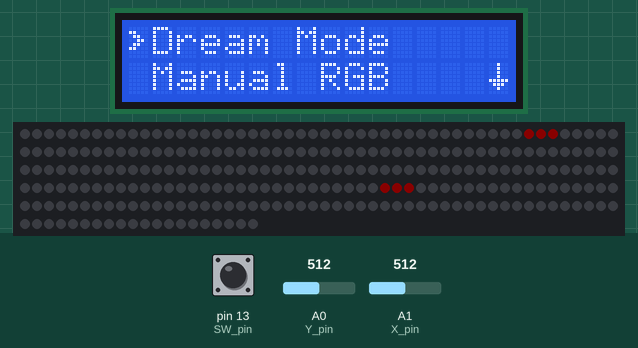
A sketch run on a simulated Arduino Uno, built with avr-gcc and run on an emulated ATmega328P. On the bench: 16×2 character LCD, 270 RGB LEDs in strip order, left to right, continuing on the next row. The test bench sets the inputs (shaded band); at power-on: pin 13 (SW_pin) HIGH, A1 (X_pin) = 512, A0 (Y_pin) = 512. Dim RGB values are drawn brighter than linear; random numbers use the default seed unless the sketch sets one.

Above: at 4.2 s.
4.3 s: pin 13 (SW_pin) pulled LOW for 0.15 s
At 7.0 s:
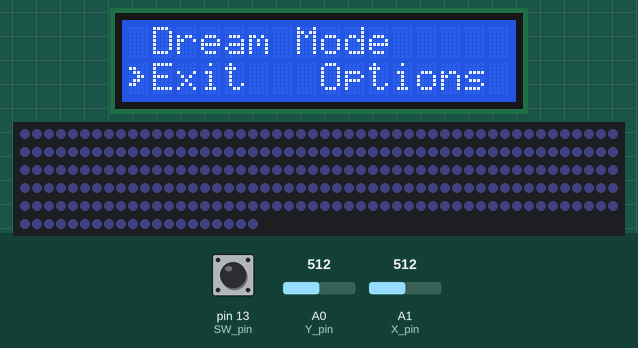
7.4 s: A1 (X_pin) set to 457
10.4 s: A1 (X_pin) set to 425
At 11.2 s:
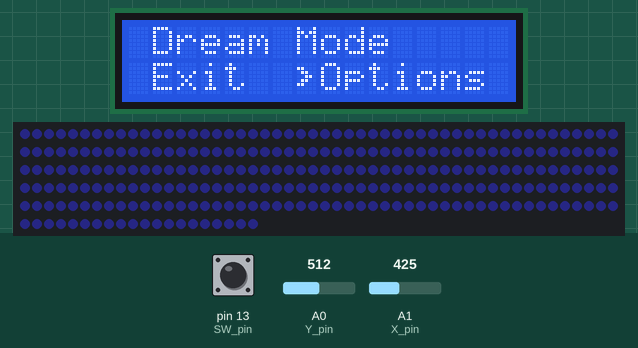
13.4 s: pin 13 (SW_pin) pulled LOW for 1 s
At 15.1 s:
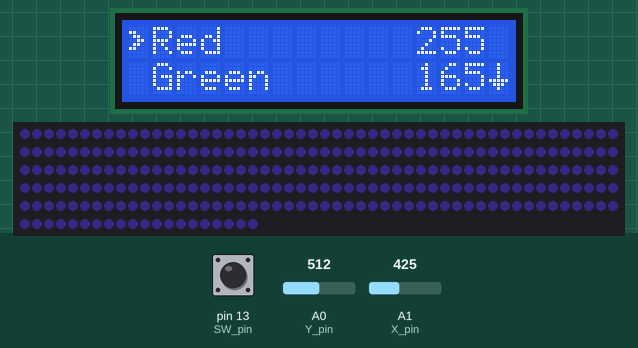
15.9 s: A0 (Y_pin) set to 844
17.9 s: A0 (Y_pin) set to 861
At 18.16 s:
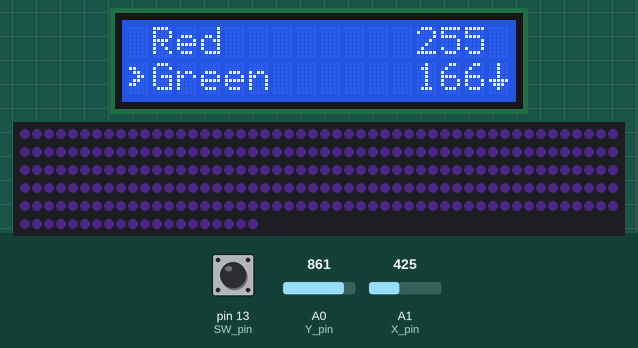
Timing chart, 0 to 20.9 s (numbered marks = the images above; inputs shaded):
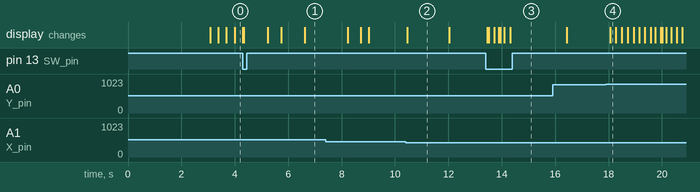

Measured:
- the behaviour switches between 444 and 443 on A1 (X_pin) (found by bisection; images 1 and 2)
- the behaviour switches between 851 and 852 on A0 (Y_pin) (found by bisection; images 3 and 4)
- after the input at 13.4 s, the display: first changes after 0.06 s (image 3 shows a later state)

The sketch:

Arduino-Carlware.ino
```cpp
#include <LiquidCrystal.h>
#include <FastLED.h>

#define LED_PIN 11
#define NUM_LEDS 270
#define LED_TYPE WS2812B
#define COLOR_ORDER GRB

const int SW_pin = 13;
const int X_pin = 1;
const int Y_pin = 0;

int interval_inputHandler = 30;
int interval_actionDelay = 200;
int interval_LiquidCrystal = 50;
int interval_displayLED = 20;
int interval_Seed = 10000;

int Seed[2][3];
int Display[3];
int masterLED[2];
int leftRight;

// Tracking variables for the timings // maybe put these into a struc type
unsigned long previousTime_actionDelay;
unsigned long previousTime_inputHandler;
unsigned long previousTime_LiquidCrystal;
unsigned long previousTime_displayLED;
unsigned long previousTime_randomSeed;
unsigned long currentTime;

const char *mainMenu[] = {"Dream Mode    ",
                          "Manual RGB    ",
                          "Daylight Sim  ",
                          "Meditation    "};

const char *optionMenu[] = {"Red       ",
                            "Green     ",
                            "Blue      ",
                            "Brightness"};

CRGB leds[NUM_LEDS];
LiquidCrystal lcd(1, 2, 4, 5, 6, 7);

struct menu
{

  int indexNumber[2];
  int indexPosition[2];
  int indexLevel;

  bool exitOptions = false;

  int num_mainMenu = sizeof(mainMenu) / sizeof(mainMenu[0]);
  int num_optionMenu = sizeof(optionMenu) / sizeof(optionMenu[0]);

  int optionValue[4]; // should equal the number of options in option menu

} menuData;

struct flags
{

  bool upFlag = false;
  bool downFlag = false;
  bool rightFlag = false;
  bool leftFlag = false;
  bool clickFlag = false;

} analogFlag;

bool startUpFlag = true;

void displayMainMenu();
void displaySelectMenu();
void displayRGBOptionMenu();
void readInputs();
void inputHandler();

void advanceMainMenuUp();
void advanceMainMenuDown();

void advanceSelectMenuLeft();
void advanceSelectMenuRight();

void advanceRGBMenuUp();
void advanceRGBMenuDown();
void advanceRGBMenuLeft();
void advanceRGBMenuRight();

void clickFlagHandler();

void modeRGB();
void modeDefault();
void modeDream();
void modeDaylight();
void modeMeditation();

void setup()
{
  lcd.begin(16, 2);
  pinMode(SW_pin, INPUT);
  digitalWrite(SW_pin, HIGH);
  byte upArrow[8] = {
      B00100,
      B01110,
      B11111,
      B00100,
      B00100,
      B00100,
      B00100,
  };
  byte downArrow[8] = {
      B00100,
      B00100,
      B00100,
      B00100,
      B11111,
      B01110,
      B00100,
  };
  byte selectArrow[8] = {
      B00000,
      B11000,
      B01100,
      B00110,
      B01100,
      B11000,
      B00000,
  };
  lcd.createChar(1, upArrow);
  lcd.createChar(2, downArrow);
  lcd.createChar(3, selectArrow);
  delay(3000);                                                                                    // LED power-up delay, safety first 8^)
  FastLED.addLeds<LED_TYPE, LED_PIN, COLOR_ORDER>(leds, NUM_LEDS).setCorrection(TypicalLEDStrip); // Init for FastLED

  menuData.optionValue[0] = 255; // Red
  menuData.optionValue[1] = 165; // Green
  menuData.optionValue[2] = 0;   // Blue
  menuData.optionValue[3] = 10;  // Brightness
}

void readInputs()
{
  currentTime = millis();
  if (currentTime - previousTime_actionDelay > interval_actionDelay)
  {

    int xAxis = map(analogRead(X_pin), 0, 1200, 100, 0);
    int offsetFromX = 58;                    // slop offset
    leftRight = ((xAxis - offsetFromX) / 6); // -43 to 0 Left, 0 to 43 is Right

    if (leftRight <= -1)
    {
      previousTime_actionDelay = currentTime;
      analogFlag.leftFlag = true;
    }
    if (leftRight >= 1)
    {
      previousTime_actionDelay = currentTime;
      analogFlag.rightFlag = true;
    }

    int yAxis = map(analogRead(Y_pin), 0, 1200, 100, 0);
    if (yAxis > 80)
    {
      previousTime_actionDelay = currentTime;
      analogFlag.upFlag = true;
    }
    if (yAxis < 30)
    {
      previousTime_actionDelay = currentTime;
      analogFlag.downFlag = true;
    }

    if (digitalRead(SW_pin) == LOW)
    {
      previousTime_actionDelay = currentTime;
      analogFlag.clickFlag = true;
    }
  }
}

void advanceMainMenuUp()
{
  if (menuData.indexPosition[0] == 0 && menuData.indexNumber[0] > 0)
  {
    menuData.indexNumber[0] = menuData.indexNumber[0] - 1;
  }
  else if (menuData.indexPosition[0] == 1)
  {
    menuData.indexPosition[0] = 0;
  }
}

void advanceMainMenuDown()
{
  if (menuData.indexPosition[0] == 1 && menuData.indexNumber[0] < (menuData.num_mainMenu - 2))
  {
    menuData.indexNumber[0] = menuData.indexNumber[0] + 1;
  }
  else if (menuData.indexPosition[0] == 0)
  {
    menuData.indexPosition[0] = 1;
  }
}

void advanceRGBMenuUp()
{
  if (menuData.indexPosition[1] == 0 && menuData.indexNumber[1] > 0)
  {
    menuData.indexNumber[1] = menuData.indexNumber[1] - 1;
  }
  else if (menuData.indexPosition[1] == 1)
  {
    menuData.indexPosition[1] = 0;
  }
}

void advanceRGBMenuDown()
{
  if (menuData.indexPosition[1] == 1 && menuData.indexNumber[1] < (menuData.num_mainMenu - 2))
  {
    menuData.indexNumber[1] = menuData.indexNumber[1] + 1;
  }
  else if (menuData.indexPosition[1] == 0)
  {
    menuData.indexPosition[1] = 1;
  }
}

void advanceSelectMenuLeft()
{
  if (menuData.exitOptions == true)
  {
    menuData.exitOptions = false;
  }
}

void advanceSelectMenuRight()
{
  if (menuData.exitOptions == false)
  {
    menuData.exitOptions = true;
  }
}

void advanceRGBMenuLeft()
{
  if (menuData.indexPosition[1] == 1)
  {
    if (menuData.optionValue[menuData.indexNumber[1] + 1] + leftRight > 0)
    {
      menuData.optionValue[menuData.indexNumber[1] + 1] += leftRight;
    }
    else
    {
      menuData.optionValue[menuData.indexNumber[1] + 1] = 0;
    }
  }
  else if (menuData.indexPosition[1] == 0)
  {
    if (menuData.optionValue[menuData.indexNumber[1]] + leftRight > 0)
    {
      menuData.optionValue[menuData.indexNumber[1]] += leftRight;
    }
    else
    {
      menuData.optionValue[menuData.indexNumber[1]] = 0;
    }
  }
}

void advanceRGBMenuRight()
{
  if (menuData.indexPosition[1] == 1)
  {
    if (menuData.optionValue[menuData.indexNumber[1] + 1] + 1 + leftRight < 255)
    {
      menuData.optionValue[menuData.indexNumber[1] + 1] += leftRight;
    }
    else
    {
      menuData.optionValue[menuData.indexNumber[1] + 1] = 255;
    }
  }
  else if (menuData.indexPosition[1] == 0)
  {
    if (menuData.optionValue[menuData.indexNumber[1]] + 1 + leftRight < 255)
    {
      menuData.optionValue[menuData.indexNumber[1]] += leftRight;
    }
    else
    {
      menuData.optionValue[menuData.indexNumber[1]] = 255;
    }
  }
}

void clickFlagHandler()
{
  if (menuData.indexLevel == 0)
  {
    menuData.indexLevel++;
    lcd.clear();
  }
  else if (menuData.indexLevel == 1 && menuData.exitOptions == false)
  {
    menuData.indexLevel = 0;
    lcd.clear();
  }
  else if (menuData.indexLevel == 1 && menuData.exitOptions == true)
  {
    menuData.indexLevel++;
    lcd.clear();
  }
  else
  {
    menuData.indexLevel = 1;
    menuData.exitOptions = false;
    lcd.clear();
  }
}

void inputHandler()
{
  currentTime = millis();
  if (currentTime - previousTime_inputHandler > interval_inputHandler)
  {
    previousTime_inputHandler = currentTime;

    if (analogFlag.upFlag)
    {
      analogFlag.upFlag = false;
      if (menuData.indexLevel == 0)
      {
        advanceMainMenuUp();
      }
      else if (menuData.indexLevel == 2)
      {
        advanceRGBMenuUp();
      }
    }
    else if (analogFlag.downFlag)
    {
      analogFlag.downFlag = false;
      if (menuData.indexLevel == 0)
      {
        advanceMainMenuDown();
      }
      else if (menuData.indexLevel == 2)
      {
        advanceRGBMenuDown();
      }
    }
    else if (analogFlag.leftFlag)
    {
      analogFlag.leftFlag = false;
      if (menuData.indexLevel == 1)
      {
        advanceSelectMenuLeft();
      }
      else if (menuData.indexLevel == 2)
      {
        advanceRGBMenuLeft();
      }
    }
    else if (analogFlag.rightFlag)
    {
      analogFlag.rightFlag = false;
      if (menuData.indexLevel == 1)
      {
        advanceSelectMenuRight();
      }
      else if (menuData.indexLevel == 2)
      {
        advanceRGBMenuRight();
      }
    }

    if (analogFlag.clickFlag)
    {
      analogFlag.clickFlag = false;
      clickFlagHandler();
    }
  }
}

void displayMainMenu()
{
  currentTime = millis();
  if (currentTime - previousTime_LiquidCrystal > interval_LiquidCrystal)
  {
    previousTime_LiquidCrystal = currentTime;

    if (menuData.indexPosition[0] == 0)
    {
      lcd.setCursor(0, 0);
      lcd.write(3); // selectArrow
      lcd.setCursor(0, 1);
      lcd.print(" ");
    }
    if (menuData.indexPosition[0] == 1)
    {
      lcd.setCursor(0, 1);
      lcd.write(3); // selectArrow
      lcd.setCursor(0, 0);
      lcd.print(" ");
    }
    if (menuData.indexNumber[0] == 0)
    {
      lcd.setCursor(15, 1);
      lcd.write(2); // downArrow
      lcd.setCursor(15, 0);
      lcd.print(" ");
    }

    if (menuData.indexNumber[0] > 0 && menuData.indexNumber[0] < menuData.num_mainMenu - 2)
    {
      lcd.setCursor(15, 0);
      lcd.write(1); // upArrow
      lcd.setCursor(15, 1);
      lcd.write(2); // downArrow
    }
    if (menuData.indexNumber[0] == menuData.num_mainMenu - 2)
    {
      lcd.setCursor(15, 0);
      lcd.write(1); // upArrow
      lcd.setCursor(15, 1);
      lcd.print(" ");
    }

    lcd.setCursor(1, 0);

    lcd.print(mainMenu[menuData.indexNumber[0]]);
    lcd.setCursor(1, 1);

    lcd.print(mainMenu[menuData.indexNumber[0] + 1]);
  }
}

void displaySelectMenu()
{
  currentTime = millis();
  if (currentTime - previousTime_LiquidCrystal > interval_LiquidCrystal)
  {
    previousTime_LiquidCrystal = currentTime;
    lcd.setCursor(1, 0);
    if (menuData.indexPosition[0] == 1)
    {
      lcd.print(mainMenu[menuData.indexNumber[0] + 1]);
    }
    else
    {
      lcd.print(mainMenu[menuData.indexNumber[0]]);
    }

    lcd.setCursor(1, 1);
    lcd.print("Exit");
    lcd.setCursor(8, 1);
    lcd.print("Options");

    if (menuData.exitOptions)
    {
      lcd.setCursor(7, 1);
      lcd.write(3);
      lcd.setCursor(0, 1);
      lcd.print(" ");
    }
    else
    {
      lcd.setCursor(0, 1);
      lcd.write(3);
      lcd.setCursor(7, 1);
      lcd.print(" ");
    }
  }
}

void displayRGBOptionMenu()
{
  currentTime = millis();
  if (currentTime - previousTime_LiquidCrystal > interval_LiquidCrystal)
  {
    previousTime_LiquidCrystal = currentTime;

    if (menuData.indexPosition[1] == 0)
    {
      lcd.setCursor(0, 0);
      lcd.write(3); // selectArrow
      lcd.setCursor(0, 1);
      lcd.print(" ");
    }
    if (menuData.indexPosition[1] == 1)
    {
      lcd.setCursor(0, 1);
      lcd.write(3); // selectArrow
      lcd.setCursor(0, 0);
      lcd.print(" ");
    }
    if (menuData.indexNumber[1] == 0)
    {
      lcd.setCursor(15, 1);
      lcd.write(2); // downArrow
      lcd.setCursor(15, 0);
      lcd.print(" ");
    }

    if (menuData.indexNumber[1] > 0 && menuData.indexNumber[1] < menuData.num_optionMenu - 2)
    {
      lcd.setCursor(15, 0);
      lcd.write(1); // upArrow
      lcd.setCursor(15, 1);
      lcd.write(2); // downArrow
    }
    if (menuData.indexNumber[1] == menuData.num_optionMenu - 2)
    {
      lcd.setCursor(15, 0);
      lcd.write(1); // upArrow
      lcd.setCursor(15, 1);
      lcd.print(" ");
    }

    lcd.setCursor(1, 0);
    lcd.print(optionMenu[menuData.indexNumber[1]]);

    lcd.setCursor(12, 0);
    if (menuData.optionValue[menuData.indexNumber[1]] < 10)
    {
      lcd.print("  ");
      lcd.print(menuData.optionValue[menuData.indexNumber[1]]);
    }
    else if (menuData.optionValue[menuData.indexNumber[1]] > 99)
    {
      lcd.print(menuData.optionValue[menuData.indexNumber[1]]);
    }
    else
    {
      lcd.print(" ");
      lcd.print(menuData.optionValue[menuData.indexNumber[1]]);
    }

    lcd.setCursor(1, 1);
    lcd.print(optionMenu[menuData.indexNumber[1] + 1]);

    lcd.setCursor(12, 1);
    if (menuData.optionValue[menuData.indexNumber[1] + 1] < 10)
    {
      lcd.print("  ");
      lcd.print(menuData.optionValue[menuData.indexNumber[1] + 1]);
    }
    else if (menuData.optionValue[menuData.indexNumber[1] + 1] > 99)
    {
      lcd.print(menuData.optionValue[menuData.indexNumber[1] + 1]);
    }
    else
    {
      lcd.print(" ");
      lcd.print(menuData.optionValue[menuData.indexNumber[1] + 1]);
    }
  }
}

void modeRGB()
{
  currentTime = millis();
  if (currentTime - previousTime_displayLED > interval_displayLED)
  {
    previousTime_displayLED = currentTime;

    int RED = menuData.optionValue[0];
    int GREEN = menuData.optionValue[1];
    int BLUE = menuData.optionValue[2];
    int BRIGHTNESS = menuData.optionValue[3];

    for (int i = 0; i < NUM_LEDS; i++)
    {
      leds[i].setRGB(RED, GREEN, BLUE);
    }

    FastLED.setBrightness(BRIGHTNESS);
    FastLED.show();
  }
}
void modeDefault()
{
  currentTime = millis();
  if (currentTime - previousTime_displayLED > interval_displayLED)
  {
    previousTime_displayLED = currentTime;

    if (masterLED[1] < 84 && masterLED[0] == 0)
    {
      masterLED[1] = masterLED[1] + 1;
    }
    else
    {
      masterLED[0] = 1;
    }
    if (masterLED[1] > 0 && masterLED[0] == 1)
    {
      masterLED[1] = masterLED[1] - 1;
    }
    else
    {
      masterLED[0] = 0;
    }

    int topSide = map(masterLED[1], 0, 84, 224, 140);

    for (int i = 0; i < NUM_LEDS; i++)
    {
      leds[i].setRGB(15, 15, 15);
    }

    leds[topSide - 1].setRGB(255, 0, 0);
    leds[topSide].setRGB(255, 0, 0);
    leds[topSide + 1].setRGB(255, 0, 0);

    leds[masterLED[1] - 1].setRGB(255, 0, 0);
    leds[masterLED[1]].setRGB(255, 0, 0);
    leds[masterLED[1] + 1].setRGB(255, 0, 0);

    int BRIGHTNESS = menuData.optionValue[3];

    FastLED.setBrightness(BRIGHTNESS); // change to BRIGHTNESS \ 2 if too bright
    FastLED.show();
  }
}
void modeDream()
{
  if (startUpFlag == true)
  {
    for (int i = 0; i < 3; i++)
    {
      Seed[0][i] = random(10, 255);
      Seed[1][i] = random(10, 255);
    }
    startUpFlag = false;
  }
  currentTime = millis();
  if (currentTime - previousTime_displayLED > interval_displayLED)
  {

    previousTime_displayLED = currentTime;

    float z = currentTime - previousTime_randomSeed;
    float y = z / interval_Seed; // What percetage of the seed interval is completed
    int a = y * 100;             // converts to whole number percentage

    for (int i = 0; i < 3; i++)
    {
      Display[i] = map(a, 0, 100, Seed[0][i], Seed[1][i]); // maps the output of display[x] to the interval percentage of between the two seed values
    }

    for (int i = 0; i < NUM_LEDS; i++)
    {
      leds[i].setRGB(Display[0], Display[1], Display[2]); // sets the entire LED array to the output of Display[x]
    }

    int BRIGHTNESS = menuData.optionValue[3];

    FastLED.setBrightness(BRIGHTNESS);
    FastLED.show();
  }
  if (currentTime - previousTime_randomSeed > interval_Seed)
  {

    for (int i = 0; i < 3; i++)
    {
      Seed[0][i] = Seed[1][i];
      Seed[1][i] = random(0, 255);
    }

    previousTime_randomSeed = currentTime;
  }
}
void modeMeditation() {
  currentTime = millis();

  if (currentTime - previousTime_displayLED > interval_displayLED) {
    previousTime_displayLED = currentTime;

    // Background color pulsing
    static uint8_t backgroundHue = 128; // Start with a different hue for contrast
    uint8_t backgroundBrightness = sin8(millis() / 20); // Slow pulsing effect

    // Cycle through colors for the wave effect
    static uint8_t waveHue = 0;
    waveHue++; // Slowly change the hue for a rainbow wave effect

    for (int i = 0; i < NUM_LEDS; i++) {
      // Calculate the wave pattern
      uint8_t waveValue = sin8(((currentTime / 10) % 255) + (i * 10));

      // Combine the wave pattern with the pulsing background
      CRGB waveColor = CHSV(waveHue, 255, waveValue);
      CRGB backgroundColor = CHSV(backgroundHue, 255, backgroundBrightness);

      // Blend wave color with background color, giving preference to the brighter of the two
      leds[i] = blend(backgroundColor, waveColor, max(waveValue, backgroundBrightness));

    }

    int BRIGHTNESS = menuData.optionValue[3];
    FastLED.setBrightness(BRIGHTNESS);
    FastLED.show();
  }
}

void modeDaylight()
{
  currentTime = millis();
  if (currentTime - previousTime_displayLED > interval_displayLED)
  {
    previousTime_displayLED = currentTime;
    for (int i = 0; i < NUM_LEDS; i++)
    {
      leds[i].setRGB(200, 200, 200);
    }
    FastLED.setBrightness(200);
    FastLED.show();
  }
}
void loop()
{

  readInputs();
  inputHandler();

  int indexActual;
  if (menuData.indexPosition[0] == 0)
  {
    indexActual = menuData.indexNumber[0];
  }
  else if (menuData.indexPosition[0] == 1)
  {
    indexActual = menuData.indexNumber[0] + 1;
  }

  if (menuData.indexLevel == 0)
  {
    displayMainMenu();
  }
  else if (menuData.indexLevel == 1)
  {
    displaySelectMenu();
  }
  else if (menuData.indexLevel == 2)
  {
    displayRGBOptionMenu();
  }

  if (indexActual == 0 && menuData.indexLevel > 0)
  {
    modeDream();
  }
  else if (indexActual == 1 && menuData.indexLevel > 0)
  {
    modeRGB();
  }
  else if (indexActual == 2 && menuData.indexLevel > 0)
  {
    modeDaylight();
  }
  else if (indexActual == 3 && menuData.indexLevel > 0)
  {
    modeMeditation();
  }
  else
  {
    modeDefault();
    if (startUpFlag == false)
    {
      startUpFlag = true;
    }
  }
}
```
